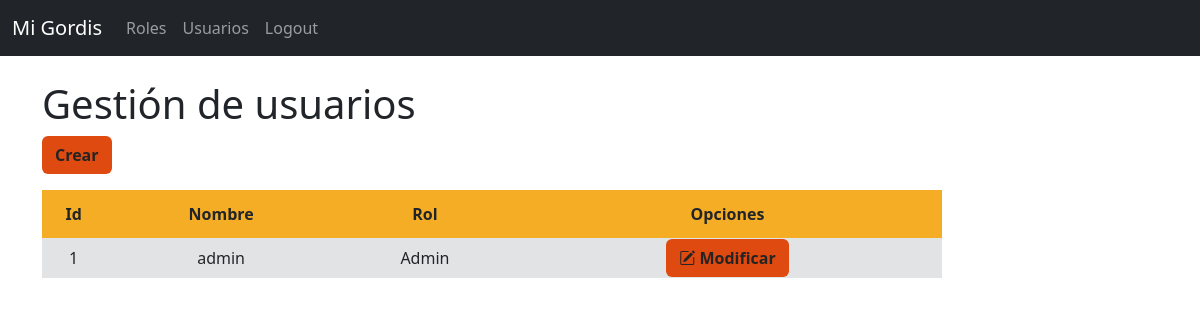
Page /usuarios/ (signed in) on the committed database.
### app/models.py (models this page shows)
class Usuario(models.Model):
    id_usuario=models.CharField(max_length=15, primary_key=True)
    nombre_usuario = models.CharField(max_length=50)
    rol_usuario = models.ForeignKey(Rol, on_delete=models.CASCADE)
    contraseña_usuario = models.CharField(max_length=20)

class Rol(models.Model):
    id = models.CharField(max_length=15, primary_key=True)
    nombre_rol = models.CharField(max_length=50)
    descripcion = models.TextField(blank=True)
    estado = models.BooleanField(default=True)
    def __str__(self):
        return self.nombre_rol

### app/views.py (the view)
# urls.py: path('usuarios/', views.usuarios, name="usuarios"),
@login_required
def usuarios(request):
    usuarios = Usuario.objects.all()
    contexto = {'usuarios': usuarios}
    return render(request, "usuario/usuario.html", contexto)

### app/templates/usuario/usuario.html
{% extends 'layouts/base.html' %}
{% block content %}
<h1>Gestión de usuarios</h1>
<a class="btn btn-color fw-bold mb-3" href="{% url 'usuario_crear' %}" role="button">Crear</a>
<table class="tb">
  <thead class="encabezado-tabla fw-bold">
    <tr>
      <td scope="col">Id</td>
      <td scope="col">Nombre</td>
      <td scope="col">Rol</td>
      <th colspan="2">Opciones</th>
    </tr>
  </thead>
  <tbody class="bg-secondary-subtle">
    {% for usuario in usuarios %}
    <tr>
        <td>{{ usuario.id_usuario }}</td>
        <td>{{ usuario.nombre_usuario }}</td>
        <td>{{ usuario.rol_usuario }}</td>
        <td><a class="btn btn-color btn-m fw-bold" href="{% url 'usuario_modificar' usuario.id_usuario %}" role="button">
          <i class="bi bi-pencil-square"></i>
          Modificar
        </a></td>
    </tr>
    {% endfor %}
  </tbody>
</table>
{% endblock %}

### app/static/css/styles.css (style rules this page uses)
.tb { width: 900px; text-align: center; }
.encabezado-tabla { background-color: #f5ad25; height: 3em; }
.btn-color { background-color: #df4a10; color: #242424; }

### rows in the picture
Usuario: id_usuario "1", nombre_usuario "admin", rol_usuario "Admin"
